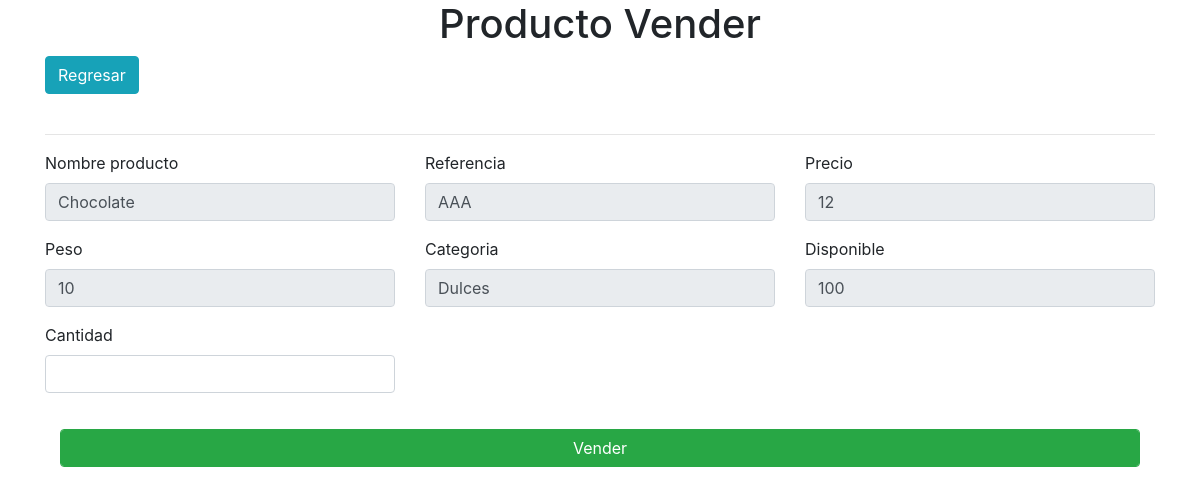
Page /vista/producto/productoform.php?id=1 on the committed database.
### tables this page shows
CREATE TABLE `producto` (
  `id` int(11) NOT NULL,
  `nombre_producto` varchar(200) NOT NULL,
  `referencia` varchar(200) NOT NULL,
  `precio` int(11) NOT NULL,
  `peso` int(11) NOT NULL,
  `categoria` varchar(100) NOT NULL,
  `stock` int(11) NOT NULL,
  `fecha_creacion` date NOT NULL
);

### modelo/ProductoModel.php (called while the page is built, shortened)
<?php
class ProductoModel
{
	public function buscar($id)
	{
		$conexion = new conexion();
		$con = $conexion->conexion();
		$query = $con->prepare("SELECT * FROM producto WHERE id = :id");
		$query->bindValue(':id', $id, PDO::PARAM_INT);
		$query->execute();
		$resultado = $query->fetch(PDO::FETCH_OBJ);
		return $resultado;
	}
}

### vista/producto/productoform.php (the view, shortened to what this page needs)
<?php
require('../../modelo/ProductoModel.php');
$buscarProducto = new stdClass();
$buscarProducto->nombre_producto  = "";
$buscarProducto->referencia  = "";
$buscarProducto->precio  = "";
$buscarProducto->peso  = "";
$buscarProducto->categoria  = "";
$buscarProducto->stock  = "";
$disabled = "";
if (isset($_GET['id'])) {
    $producto = new ProductoModel();
    $buscarProducto = $producto->buscar($_GET['id']);
    if (isset($_GET['editar'])) {
        $accion = 'Editar';
    } else {
        $accion = 'Vender';
        $disabled = "readonly";
    }
} else {
    $accion = 'Nuevo';
}
?>
<!doctype html>
<html lang="en">
<head>
    <link rel="stylesheet" href="https://cdn.jsdelivr.net/npm/bootstrap@4.6.0/dist/css/bootstrap.min.css">
</head>
<body>
    <div class="container">
        <h1 style="text-align: center;">Producto <?php echo $accion ?></h1>
        <a href="listar.php" class="btn btn-info">Regresar</a><br><br>
        <hr>
        <form method="POST" action="../../controlador/ProductoControler.php">
            <div class="row">
                <div class="col-md-4 form-group">
                    <label>Nombre producto</label>
                    <input type="text" name="nombre_producto" id="nombre_producto" class="form-control" value="<?php echo $buscarProducto->nombre_producto ?>" <?php echo $disabled  ?>>
                </div>
                <div class="col-md-4 form-group">
                    <label>Referencia</label>
                    <input type="text" name="referencia" id="referencia" class="form-control" value="<?php echo $buscarProducto->referencia ?>" <?php echo $disabled  ?>>
                </div>
                <div class="col-md-4 form-group">
                    <label>Precio</label>
                    <input type="number" name="precio" id="precio" class="form-control" value="<?php echo $buscarProducto->precio ?>" <?php echo $disabled  ?>>
                </div>
                <div class="col-md-4 form-group">
                    <label>Peso</label>
                    <input type="number" name="peso" id="peso" class="form-control" value="<?php echo $buscarProducto->peso ?>" <?php echo $disabled  ?>>
                </div>
                <div class="col-md-4 form-group">
                    <label>Categoria</label>
                    <input type="text" name="categoria" id="categoria" class="form-control" value="<?php echo $buscarProducto->categoria ?>" <?php echo $disabled  ?>>
                </div>
                <?php if ($accion == "Vender") { ?>
                    <div class="col-md-4 form-group">
                        <label>Disponible</label>
                        <input type="number" name="disponible" id="disponible" class="form-control" value="<?php echo $buscarProducto->stock ?>" <?php echo $disabled  ?>>
                    </div>
                <?php } ?>
                <div class="col-md-4 form-group">
                    <label>Cantidad</label>
                    <input type="number" name="stock" id="stock" class="form-control" value="<?php echo $accion == "Editar" ? $buscarProducto->stock : "" ?>">
                </div>
            </div>
            <div class="col-md-12 form-group" style="margin-top: 20px;">
                <button class="btn btn-success form-control"><?php echo $accion ?></button>
            </div>
    </div>
</body>
</html>

### rows in the picture
producto: nombre_producto "Chocolate", referencia "AAA", precio "12", peso "10", categoria "Dulces", disponible "100"

### other values in the picture
$accion "Vender"
